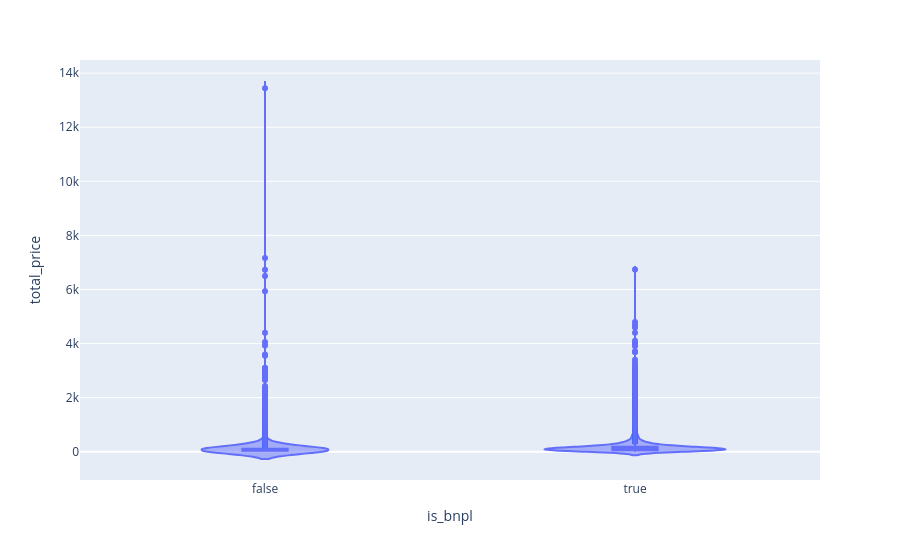

Notebook cell for this chart:
### Markdown cell above
medium correlation between BNPL and high order price. This information is not enough to deduce that high-spenders are using BNPL.

### Code cell
import plotly.express as px

fig = px.violin(
    data_frame=master_orders_delivered,
    x='is_bnpl',
    y='total_price',
    box=True
)

fig.show()

### Figure 1 — Plotly figure (JSON) as saved in the notebook; plotly's stock layout.template omitted (floating-point values rounded to 4 significant figures; data arrays with more than 128 entries replaced by an {"elided": "..."} marker saying what was removed)
{"data": [{"alignmentgroup": "True", "box": {"visible": true}, "hovertemplate": "is_bnpl=%{x}<br>total_price=%{y}<extra></extra>", "legendgroup": "", "marker": {"color": "#636efa"}, "name": "", "offsetgroup": "", "orientation": "v", "scalegroup": "True", "showlegend": false, "type": "violin", "x": {"elided": "96478 bool values"}, "x0": " ", "xaxis": "x", "y": {"elided": "96478 float values"}, "y0": " ", "yaxis": "y"}], "layout": {"legend": {"tracegroupgap": 0}, "margin": {"t": 60}, "violinmode": "group", "xaxis": {"anchor": "y", "domain": [0, 1], "title": {"text": "is_bnpl"}}, "yaxis": {"anchor": "x", "domain": [0, 1], "title": {"text": "total_price"}}}}
